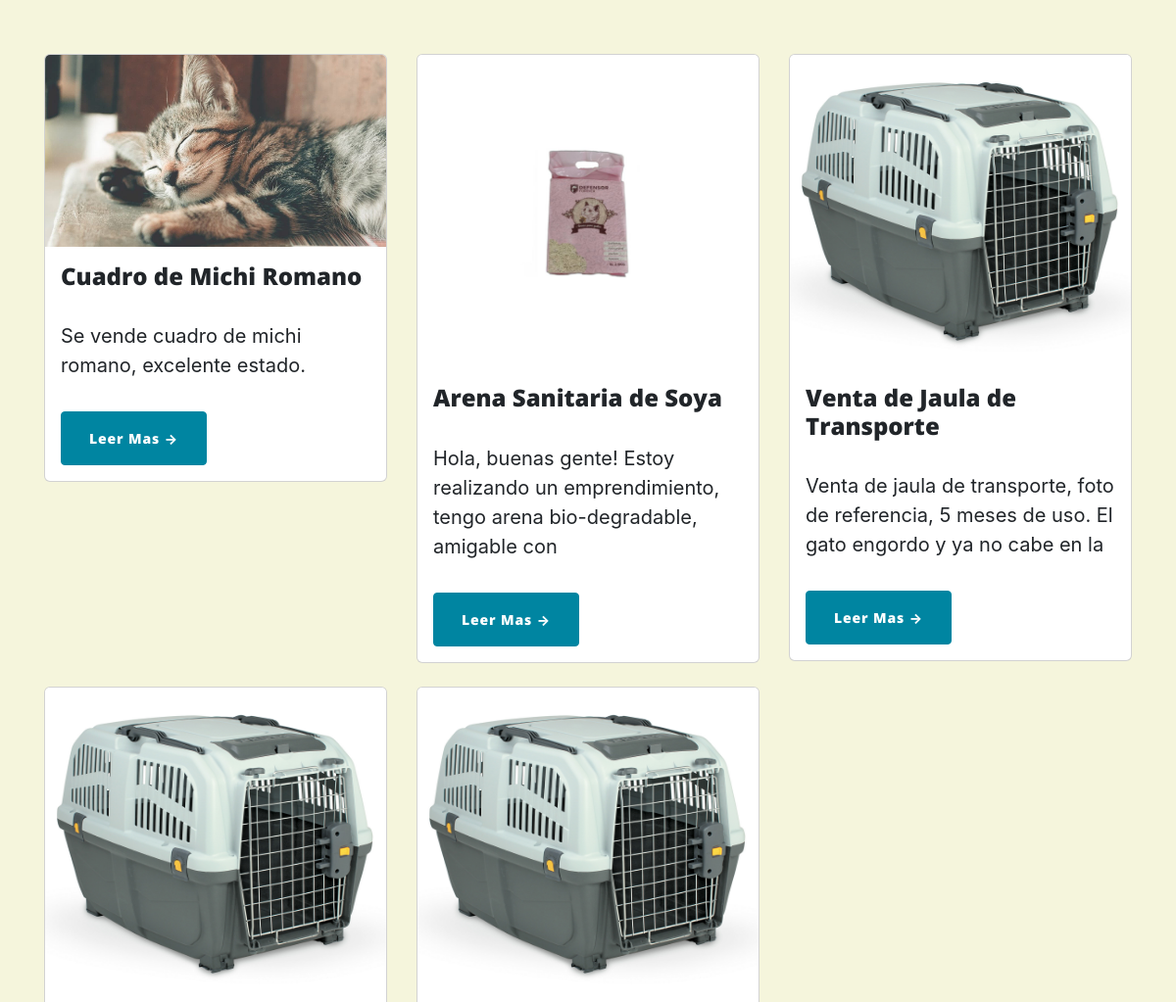
Page /AppComunidad/contenidohome/ (signed in, middle part) on the earlier database version.
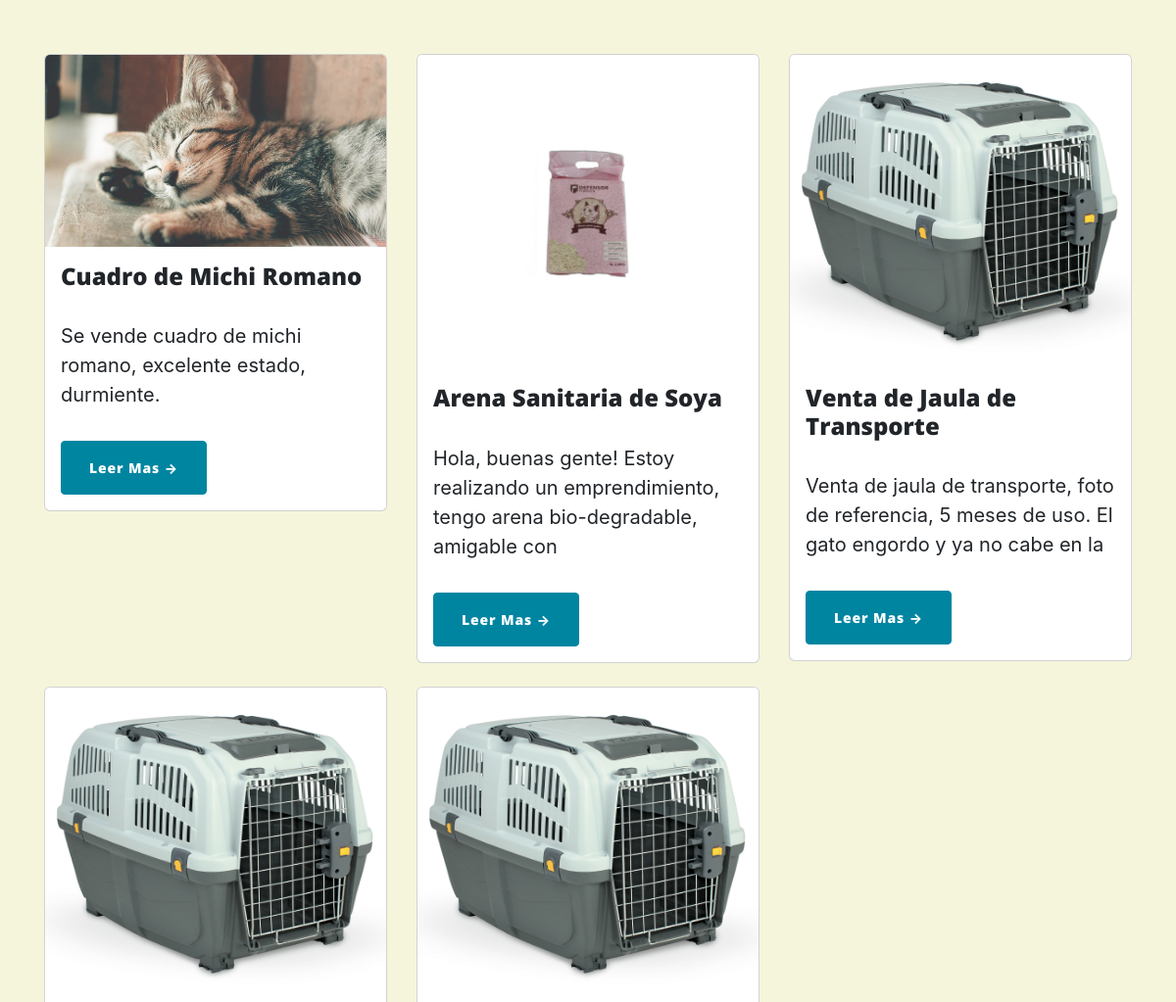
Same page on the later database version.
### AppComunidad/models.py (models this page shows, shortened)
class Comunidad(models.Model):
    titulo= models.CharField(max_length=50)
    contenido=models.TextField()
    imagen=models.ImageField()
    fecha_creacion=models.DateField(auto_now=True)
    precio = models.CharField(max_length=10)
    autor=models.ForeignKey(User, on_delete=models.CASCADE)

### AppComunidad/views.py (the view)
# urls.py: path('contenidohome/', contenidoHome, name="contenidohome"),
@login_required
def contenidoHome(request):
    avatar=obtenerAvatar(request)
    publicaciones = Comunidad.objects.all()
    success_messages = messages.get_messages(request)
    return render(request, "AppComunidad/contenidohome.html", {'publicaciones':publicaciones, 'avatar':obtenerAvatar(request)})

### AppLogin/views.py (called while the page is built)
def obtenerAvatar(request):
    avatares=Avatar.objects.filter(user=request.user.id)
    if len(avatares)!=0:
        return avatares[0].imagen.url
    else:
        return "/media/avatars/avatarpordefecto.png"

### AppComunidad/Templates/AppComunidad/contenidohome.html (shortened to what this page needs)
{% extends "AppComunidad/padrecomunidad.html" %} {% load static %} {% block titulo %} Contenido Publicado {% endblock %} {% block contenido_comunidad %}
<div class="container mt-5">
    <div class="row">
        {% for publicacion in publicaciones %}
        <div class="col-md-4">
            <div class="card mb-4">
                <a href="{% url 'contenido' comunidad_id=publicacion.id %}">
                    <img class="card-img-top max-width-100 max-height-100" src="{{ publicacion.imagen.url }}" alt="{{ publicacion.titulo }}" style="max-width: 376px; max-height: 320px;" />
                </a>
                <div class="card-body">
                    <h2 class="card-title h4">{{ publicacion.titulo }}</h2>
                    <p class="card-text">{{ publicacion.contenido|slice:":100" }}</p>
                    <a class="btn btn-primary" href="{% url 'contenido' comunidad_id=publicacion.id %}">Leer Mas →</a>
                </div>
            </div>
        </div>
        {% endfor %}
    </div>
</div>
{% endblock %}

Differences in the rows shown:
changed Comunidad "Cuadro de Michi Romano": contenido "Se vende cuadro de michi romano, excelente estado." → "Se vende cuadro de michi romano, excelente estado, durmiente."
